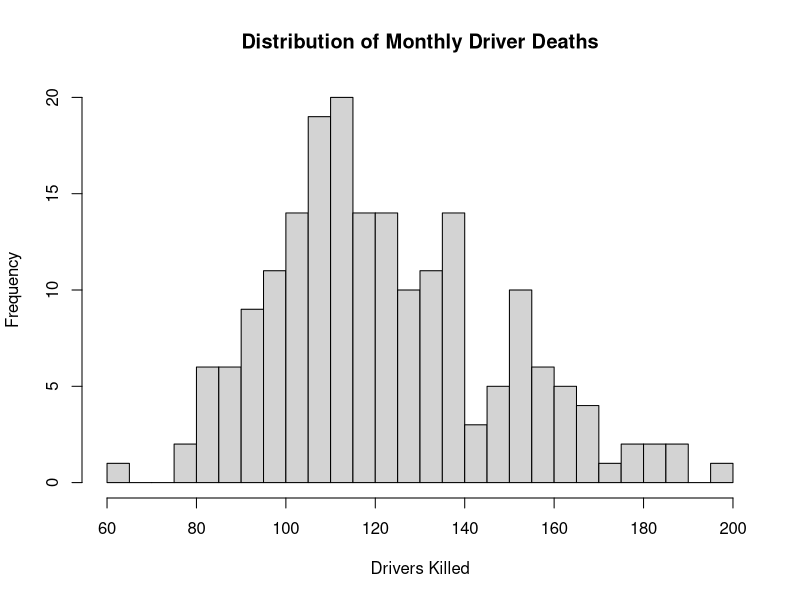
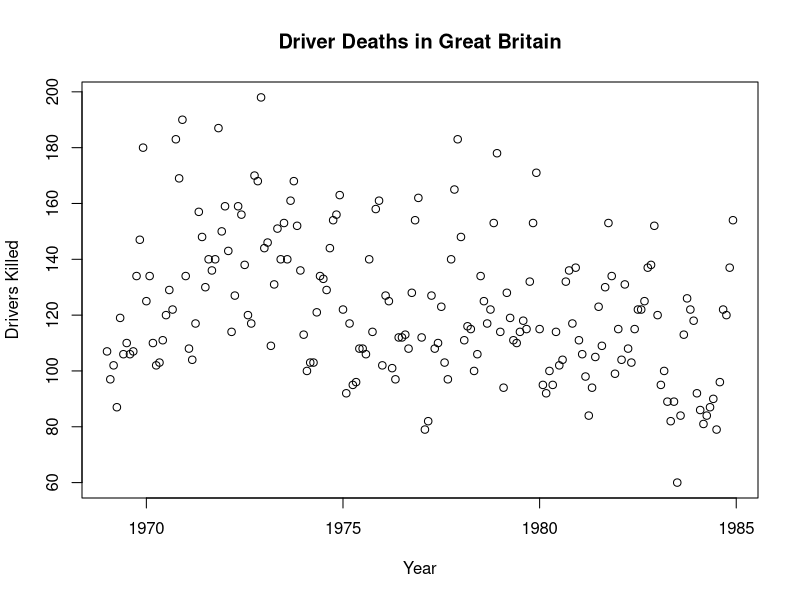
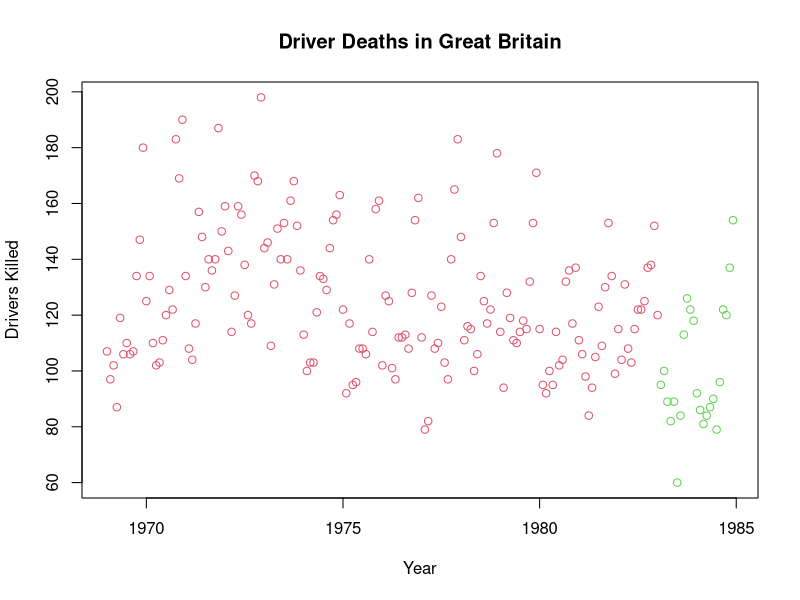

Source code (R) for these figures, in order:
## ---- chunk 1
# Load dataset
df <- data.frame(as.matrix(Seatbelts),date = time(Seatbelts))  # Convert Time Series to data frame
summary(df)
## ---- chunk 2
hist(df$DriversKilled, breaks = 20, xlab='Drivers Killed', ylab= 'Frequency', main='Distribution of Monthly Driver Deaths')
## ---- chunk 3
plot(df$date, df$DriversKilled, xlab='Year', ylab='Drivers Killed', main='Driver Deaths in Great Britain')
## ---- chunk 4
plot(df$date, df$DriversKilled, col = (df$law +2), ylab="Drivers Killed", xlab= 'Year', main='Driver Deaths in Great Britain')
## ---- chunk 5
mean(df$DriversKilled[df$date>=1982])
mean(df$DriversKilled[df$date<1982])
